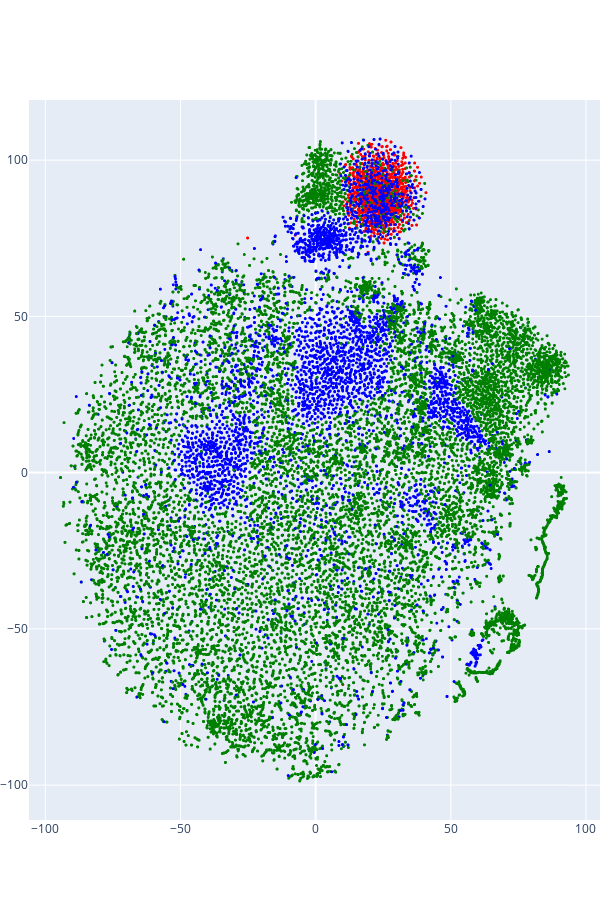

The code cell stored with this chart in its notebook:
### Code cell
import plotly.graph_objs as go

scatter = go.Scattergl(
    x=tsne_embeddings_2d[:, 0], 
    y=tsne_embeddings_2d[:, 1],
    text=sorted_tokens,
    marker=dict(color=token_colors, size=3),
    mode="markers",
    name="Token embeddings",
)

fig = go.FigureWidget(
    data=[scatter],
    layout=dict(
        width=600,
        height=900,
        margin=dict(l=0, r=0),
    )
)

fig.show()

### Figure 1 — Plotly figure (JSON) as saved in the notebook; plotly's stock layout.template omitted (floating-point values rounded to 4 significant figures; data arrays with more than 128 entries replaced by an {"elided": "..."} marker saying what was removed)
{"data": [{"marker": {"color": {"elided": "30522 str values"}, "size": 3}, "mode": "markers", "name": "Token embeddings", "text": {"elided": "30522 str values"}, "type": "scattergl", "uid": "13556772-62c5-4227-b0e2-fb107e7e19f3", "x": {"elided": "30522 float values"}, "y": {"elided": "30522 float values"}}], "layout": {"height": 900, "margin": {"l": 0, "r": 0}, "width": 600}}
